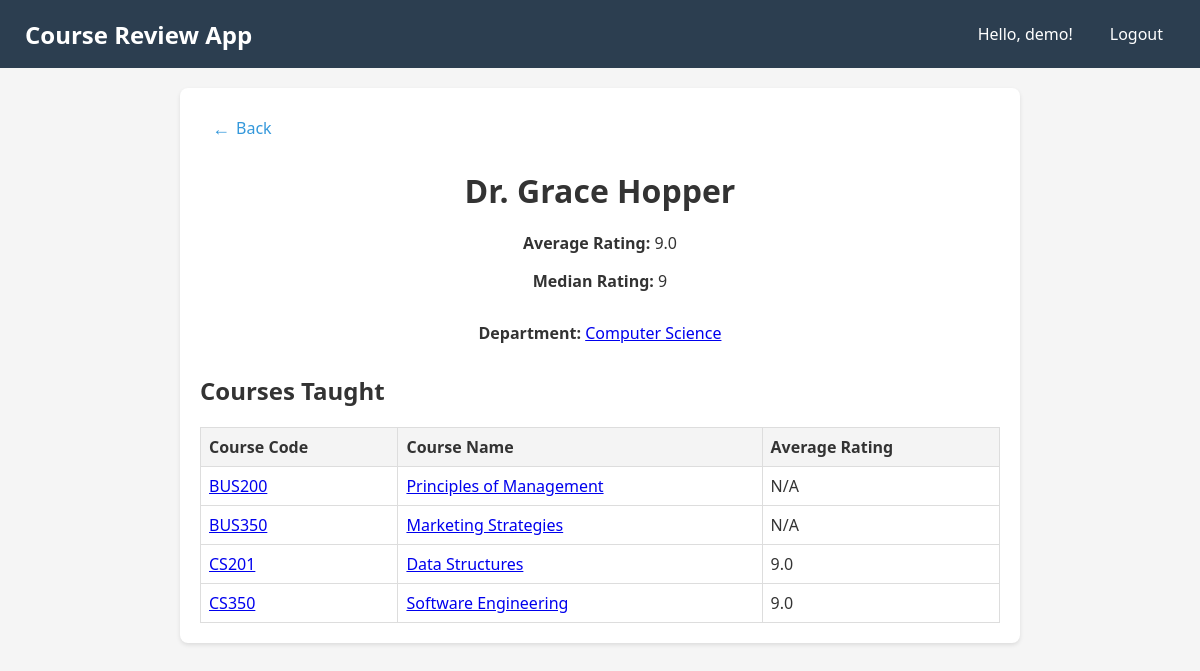
The app's page /professor/5 (signed in) with its own data.
### tables this page shows
CREATE TABLE professors (
    professor_id INTEGER PRIMARY KEY AUTOINCREMENT,
    name TEXT NOT NULL
);

CREATE TABLE departments (
    department_id INTEGER PRIMARY KEY AUTOINCREMENT,
    department_name TEXT UNIQUE
);

CREATE TABLE courses (
    course_code TEXT PRIMARY KEY,
    course_name TEXT NOT NULL, 
    department_id TEXT NOT NULL,
    FOREIGN KEY (department_id) REFERENCES departments(department_id)
);

### main.py (the view)
@app.route('/professor/<int:professor_id>')
@login_required
def professor_detail(professor_id):
    with get_db_connection() as conn:
        professor = conn.execute('''
            SELECT p.*, d.department_id, d.department_name
            FROM professors p
            LEFT JOIN course_professors cp ON p.professor_id = cp.professor_id
            LEFT JOIN courses c ON cp.course_code = c.course_code
            LEFT JOIN departments d ON c.department_id = d.department_id
            WHERE p.professor_id = ?
        ''', (professor_id,)).fetchone()
        if not professor:
            abort(404)
        ratings = conn.execute('''
            SELECT AVG(professor_rating) as avg_rating,
                   (SELECT professor_rating FROM reviews WHERE professor_id = ? ORDER BY professor_rating LIMIT 1 OFFSET (SELECT COUNT(*) FROM reviews WHERE professor_id = ?) / 2) as median_rating
            FROM reviews WHERE professor_id = ?
        ''', (professor_id, professor_id, professor_id)).fetchone()
        courses = conn.execute('''
            SELECT c.course_code, c.course_name, AVG(r.professor_rating) as avg_course_rating
            FROM courses c
            JOIN course_professors cp ON c.course_code = cp.course_code
            LEFT JOIN reviews r ON c.course_code = r.course_code AND r.professor_id = ?
            WHERE cp.professor_id = ?
            GROUP BY c.course_code, c.course_name
        ''', (professor_id, professor_id)).fetchall()
    return render_template('professor_detail.html', professor=professor, ratings=ratings, courses=courses)

### main.py (called while the page is built)
def login_required(view):
    @wraps(view)
    def wrapped_view(**kwargs):
        if 'user_id' not in session:
            return redirect(url_for('login'))
        return view(**kwargs)
    return wrapped_view

def get_db_connection():
    conn = sqlite3.connect('database.db')
    conn.row_factory = sqlite3.Row
    return conn

### src/templates/professor_detail.html (shortened to what this page needs)
{% extends 'base.html' %}
{% block content %}
<div class="professor-dashboard">
    <div class="navigation">
        <a href="javascript:history.back()" class="back-btn"><i class="back-arrow">←</i> Back</a>
    </div>
    <h1>{{ professor['name'] }}</h1>
    <div class="ratings-summary">
        <p><strong>Average Rating:</strong> {{ ratings['avg_rating'] or 'N/A' }}</p>
        <p><strong>Median Rating:</strong> {{ ratings['median_rating'] or 'N/A' }}</p>
    </div>
    <div class="department-info">
        <p><strong>Department:</strong> <a href="{{ url_for('department_detail', department_id=professor['department_id']) }}">{{ professor['department_name'] }}</a></p>
    </div>
    <div class="courses-list">
        <h2>Courses Taught</h2>
        <table>
            <thead>
                <tr>
                    <th>Course Code</th>
                    <th>Course Name</th>
                    <th>Average Rating</th>
                </tr>
            </thead>
            <tbody>
                {% for course in courses %}
                <tr>
                    <td><a href="{{ url_for('course_detail', course_code=course['course_code']) }}">{{ course['course_code'] }}</a></td>
                    <td><a href="{{ url_for('course_detail', course_code=course['course_code']) }}">{{ course['course_name'] }}</a></td>
                    <td>{{ course['avg_course_rating'] or 'N/A' }}</td>
                </tr>
                {% endfor %}
            </tbody>
        </table>
    </div>
</div>
{% endblock %}

### src/style.css (style rules this page uses)
body { background-color: white; color: black; font-family: sans-serif; margin: 0; }

### src/templates/professor_detail.html (style rules this page uses)
.professor-dashboard { max-width: 800px; margin: 0 auto; padding: 20px; background-color: #fff; border-radius: 8px; box-shadow: 0 2px 4px rgba(0, 0, 0, 0.1); }
.professor-dashboard h1 { text-align: center; margin-bottom: 20px; }
.ratings-summary { text-align: center; margin-bottom: 30px; }
.department-info { text-align: center; margin-bottom: 30px; }
.courses-list table { width: 100%; border-collapse: collapse; }
.courses-list th, .courses-list td { border: 1px solid #ddd; padding: 8px; text-align: left; }
.courses-list th { background-color: #f4f4f4; }
.navigation { margin-bottom: 15px; }
.back-btn { display: inline-flex; align-items: center; color: #3498db; text-decoration: none; font-weight: 500; padding: 8px 12px; border-radius: 4px; transition: all 0.2s ease; }
.back-arrow { margin-right: 6px; font-size: 18px; }

### src/templates/base.html (style rules this page uses)
body { margin: 0; padding: 0; font-family: 'Segoe UI', Tahoma, Geneva, Verdana, sans-serif; background-color: #f5f5f5; color: #333; }

### records on screen
professors: name "Dr. Grace Hopper"
departments: department_name "Computer Science"
courses: course_code "BUS200", course_name "Principles of Management", course "N/A"
courses: course_code "BUS350", course_name "Marketing Strategies", course "N/A"
courses: course_code "CS201", course_name "Data Structures", course "9.0"
courses: course_code "CS350", course_name "Software Engineering", course "9.0"

### other values on screen
{{ session['username'] }} "demo"
{{ ratings['avg_rating'] or 'N/A' }} "9.0"
{{ ratings['median_rating'] or 'N/A' }} "9"
